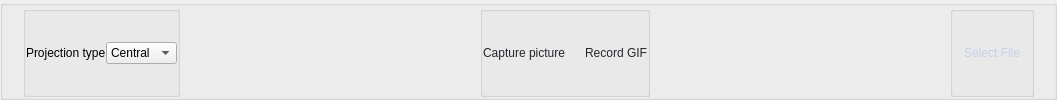
    <widget class="QGroupBox" name="groupBox_tool_menu">
     <property name="minimumSize">
      <size>
       <width>0</width>
       <height>50</height>
      </size>
     </property>
     <property name="styleSheet">
      <string notr="true"/>
     </property>
     <property name="title">
      <string/>
     </property>
     <layout class="QGridLayout" name="gridLayout_18">
      <property name="leftMargin">
       <number>20</number>
      </property>
      <property name="topMargin">
       <number>0</number>
      </property>
      <property name="rightMargin">
       <number>20</number>
      </property>
      <property name="bottomMargin">
       <number>0</number>
      </property>
      <property name="horizontalSpacing">
       <number>300</number>
      </property>
      <property name="verticalSpacing">
       <number>0</number>
      </property>
      <item row="0" column="1">
       <widget class="QGroupBox" name="groupBox_capture">
        <property name="styleSheet">
         <string notr="true">QPushButton {
    border: 2px;
    border-radius: 6px;
 background:qlineargradient(x1: 0, y1: 0, x2: 0, y2: 1,
                                stop: 0 #A2A2D0, stop: 0.2 #A0A0A4,
                                stop: 0.8 #A0A0A4, stop: 1.0 #47006B);
    min-width: 60px;
	color: #26252D;
}

QPushButton:pressed {

    background:  qlineargradient(x1: 0, y1: 0, x2: 0, y2: 1,
                                stop: 0 #BEA2D0, stop: 0.4 #464451,
                                stop: 0.5 #464451, stop: 1.0 #001F8A);
} </string>
        </property>
        <property name="title">
         <string/>
        </property>
        <layout class="QGridLayout" name="gridLayout_19">
         <property name="leftMargin">
          <number>0</number>
         </property>
         <property name="topMargin">
          <number>0</number>
         </property>
         <property name="rightMargin">
          <number>0</number>
         </property>
         <property name="bottomMargin">
          <number>0</number>
         </property>
         <property name="horizontalSpacing">
          <number>20</number>
         </property>
         <property name="verticalSpacing">
          <number>0</number>
         </property>
         <item row="0" column="0">
          <widget class="QPushButton" name="pushButton_screenshot">
           <property name="minimumSize">
            <size>
             <width>60</width>
             <height>10</height>
            </size>
           </property>
           <property name="maximumSize">
            <size>
             <width>16777215</width>
             <height>25</height>
            </size>
           </property>
           <property name="styleSheet">
            <string notr="true"/>
           </property>
           <property name="text">
            <string>Capture picture</string>
           </property>
          </widget>
         </item>
         <item row="0" column="1">
          <widget class="QPushButton" name="pushButton_gif">
           <property name="enabled">
            <bool>true</bool>
           </property>
           <property name="minimumSize">
            <size>
             <width>60</width>
             <height>25</height>
            </size>
           </property>
           <property name="maximumSize">
            <size>
             <width>16777215</width>
             <height>25</height>
            </size>
           </property>
           <property name="styleSheet">
            <string notr="true"/>
           </property>
           <property name="text">
            <string>Record GIF</string>
           </property>
          </widget>
         </item>
        </layout>
       </widget>
      </item>
      <item row="0" column="0">
       <widget class="QGroupBox" name="groupBox_pr_type">
        <property name="styleSheet">
         <string notr="true"/>
        </property>
        <property name="title">
         <string/>
        </property>
        <layout class="QGridLayout" name="gridLayout_20">
         <property name="leftMargin">
          <number>0</number>
         </property>
         <property name="topMargin">
          <number>0</number>
         </property>
         <property name="rightMargin">
          <number>0</number>
         </property>
         <property name="bottomMargin">
          <number>0</number>
         </property>
         <property name="spacing">
          <number>0</number>
         </property>
         <item row="0" column="0">
          <widget class="QLabel" name="label_42">
           <property name="text">
            <string>Projection type</string>
           </property>
          </widget>
         </item>
         <item row="0" column="1">
          <widget class="QComboBox" name="projection_type">
           <property name="styleSheet">
            <string notr="true"/>
           </property>
           <item>
            <property name="text">
             <string>Central</string>
            </property>
           </item>
           <item>
            <property name="text">
             <string>Parallel</string>
            </property>
           </item>
          </widget>
         </item>
        </layout>
       </widget>
      </item>
      <item row="0" column="2">
       <widget class="QGroupBox" name="groupBox_trash">
        <property name="minimumSize">
         <size>
          <width>0</width>
          <height>0</height>
         </size>
        </property>
        <property name="styleSheet">
         <string notr="true"/>
        </property>
        <property name="title">
         <string/>
        </property>
        <layout class="QGridLayout" name="gridLayout_2">
         <item row="0" column="0">
          <widget class="QPushButton" name="pushButton_select_name">
           <property name="minimumSize">
            <size>
             <width>60</width>
             <height>25</height>
            </size>
           </property>
           <property name="maximumSize">
            <size>
             <width>16777215</width>
             <height>25</height>
            </size>
           </property>
           <property name="styleSheet">
            <string notr="true">QPushButton {
    border: 2px;
    border-radius: 6px;
    background:  qlineargradient(x1: 0, y1: 0, x2: 0, y2: 1,
                                stop: 0 #BEA2D0, stop: 0.3 #464451,
                                stop: 0.8 #464451, stop: 1.0 #001F8A);
    min-width: 60px;
	color: #C5D0E6;
}

QPushButton:pressed {
 background:qlineargradient(x1: 0, y1: 0, x2: 0, y2: 1,
                                stop: 0 #A2A2D0, stop: 0.2 #464451,
                                stop: 0.8 #464451, stop: 1.0 #47006B);
} </string>
           </property>
           <property name="text">
            <string>Select File</string>
           </property>
          </widget>
         </item>
        </layout>
       </widget>
      </item>
     </layout>
    </widget>
